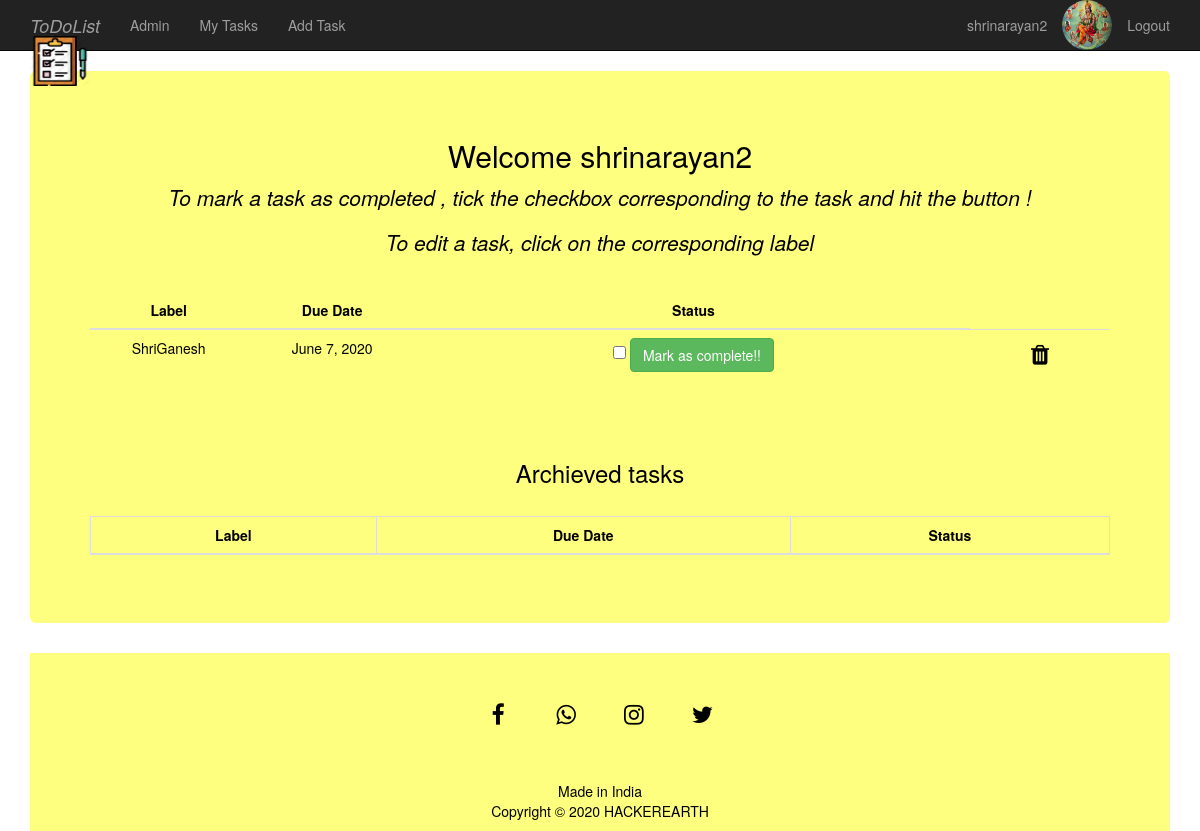
The page /taskApp/myTasks/ (signed in) on the database as committed earlier.
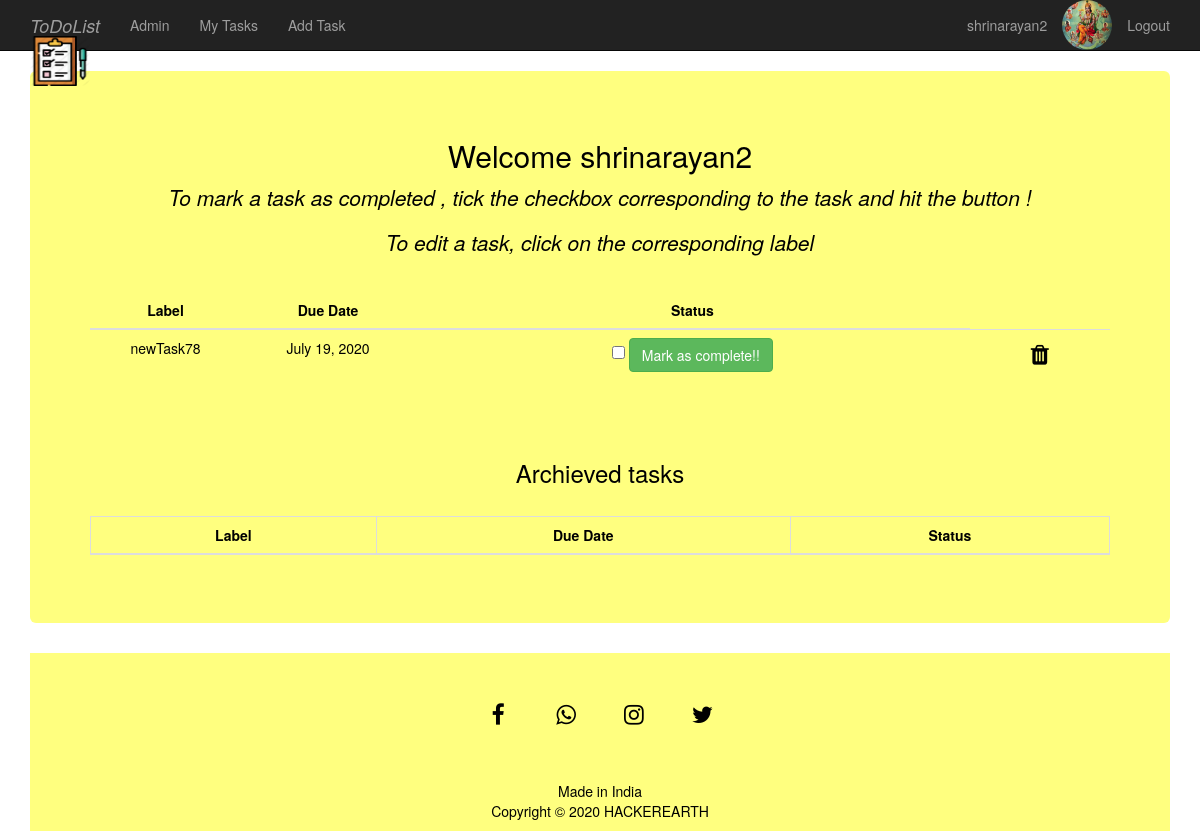
The same page on the database as committed later.
### taskApp/models.py (models this page shows, shortened)
class UserCustom(models.Model):
    user=models.OneToOneField(User,on_delete=models.CASCADE)
    profile_pic=models.ImageField(upload_to='profile_pics',blank=True)

class UserTask(models.Model):
    author = models.ForeignKey(User,on_delete=models.CASCADE)
    label=models.CharField(max_length=264)
    date=models.DateField()
    status=models.BooleanField(default=False)

### taskApp/views.py (the view)
# urls.py: path('myTasks/',views.my_task,name='myTask'),
@login_required
def my_task(request):
    task_obj=UserTask.objects.filter(author=request.user).order_by('date')
    return render(request,'taskApp/task.html',{'task_obj':task_obj,'user_key':request.user})

### templates/taskApp/task.html (shortened to what this page needs)
{% extends "taskApp/base.html" %}
{% load static %}
{% block body_block %}
<div class="jumbotron text-center">
  <h2>Welcome {{ user }}</h2>
  {% if task_obj %}
      <p><em>To mark a task as completed , tick the checkbox corresponding to the task and hit the button !</em></p>
      <p><em>To edit a task, click on the corresponding label </em></p>
      <br>
      <table class="table table-hover">
          <thead>
              <th>Label</th>
              <th>Due Date</th>
              <th>Status</th>
          </thead>
          {% for t in task_obj %}
            {% if t.status == False %}
            <tr>
                <td><a href="{% url 'taskApp:edit' t.id %}">{{ t.label }}</a></td>
                <td>{{ t.date }}</td>
                <td><form action="{%  url 'taskApp:toggle' %}" method="post">
                      <input type="checkbox" id="checkbox" name="status" value="{{t.id}}">
                      <button type="submit" value="Mark as complete" class="btn btn-success">Mark as complete!!</button>
                    </form></td>
                <td><a href="{% url 'taskApp:delete' t.id %}"<i class="fa fa-trash"></i></a></td>
            </tr>
            {% endif %}
          {% endfor %}
      </table>
      <br><br>
      <h3>Archieved tasks</h3>
      <br>
      <table class="table table-bordered">
          <thead>
              <th>Label</th>
              <th>Due Date</th>
              <th>Status</th>
          </thead>
      </table>
  {% endif %}
</div>
{% endblock %}

### templates/taskApp/base.html (shortened to what this page needs)
<!DOCTYPE html>
{% load static %}
<html lang="en" dir="ltr">
  <head>
    <link rel="stylesheet" href="https://stackpath.bootstrapcdn.com/bootstrap/3.4.1/css/bootstrap.min.css">
    <link rel="stylesheet" href="https://maxcdn.bootstrapcdn.com/font-awesome/4.7.0/css/font-awesome.min.css">
    <link rel="stylesheet" href="{% static 'css/mystyle.css' %}" >
  </head>
  <body>
    <nav class="navbar navbar-inverse navbar-static-top">
      <div class="container">
        <ul class="nav navbar-nav">
          <li><a class="navbar-brand" href="{% url 'index' %}"><em>ToDoList</em><img src={% static "images/1567073.png" %} width="60" height="50" alt="TASK_TO_DO"></a></li>
          <li><a class="navbar-link" href="{% url 'admin:index' %}">Admin</a></li>
        </ul>
        <ul class="nav navbar-nav">
          {% if user.is_authenticated %}
            <li><a class="navbar-link" href="{% url 'taskApp:myTask' %}">My Tasks</a></li>
            <li><a class="navbar-link" href="{% url 'taskApp:addTask' %}">Add Task</a></li>
        </ul>
        <ul class="nav navbar-nav navbar-right">
              <li><a class="navbar-link" href="#"> {{user}} </a></li>
              {% if user.usercustom.profile_pic and user.usercustom.profile_pic.url %}
                <li><img class="avatar" src="{{user.usercustom.profile_pic.url}}"  alt={{user}}></li>
              {% else %}
                <li><a class="navbar-link" href="#"><span class="glyphicon glyphicon-user"></span></a></li>
              {% endif %}
              <li><a class="navbar-link" href="{% url 'logout' %}">Logout</a></li>
        </ul>
        {% else %}
            <li><a class="navbar-link" href="{% url 'taskApp:register' %}">Register</a></li>
            <li><a class="navbar-link" href="{% url 'taskApp:user_login' %}">Login</a></li>
        {% endif %}
      </div>
    </nav>
    <div class="container">
      {% block body_block %}
      {% endblock %}
    <footer>
      <p>
        <a id="ftr" href="#" class="fa fa-facebook"></a>
        <a id="ftr" href="#" class="fa fa-whatsapp"></a>
        <a id="ftr" href="#" class="fa fa-instagram"></a>
        <a id="ftr" href="#" class="fa fa-twitter"></a>
      </p>
      <br>
        <div class="row">
          <div class="col-md-12 col-sm-12">
            <div style="color:#ffffff;" class="wow fadeInUp footer-copyright">
              <p>Made in India <br>Copyright &copy; 2020 HACKEREARTH </p>
            </div>
          </div>
        </div>
      </div>
  </body>
</html>

### static/css/mystyle.css (style rules this page uses)
a:link { color: black; background-color: transparent; text-decoration: none; }
body { background: url("/static/images/bgimg.png") 50% 0 no-repeat fixed; color: black; height: 650px; padding: 0 0 0 0; }
.jumbotron { background: rgba(255,255,0,0.5); }
th,h1,h2,h3,h4 { text-align: center; }
p { text-align: center; }
form { width: 300px; margin: 0 auto; }

### templates/taskApp/base.html (style rules this page uses)
.avatar { vertical-align: middle; width: 50px; height: 50px; border-radius: 50%; }
p { text-align: center; color: black; }
footer { padding: 0px 0px 0px 0px; background-color: rgba(255,255,0,0.5); margin: 0px; }
#ftr { padding: 20px; }
.fa { font-size: 23px; width: 60px; text-align: center; text-decoration: none; margin: 5px 2px; border-radius: 50%; }
.fa-facebook { background: #3B5998; color: white; margin-top: 30px; }
.fa-whatsapp { background: #25d366; color: white; }
.fa-twitter { background: #55ACEE; color: white; }
.fa-instagram { background: #125688; color: white; }

Rows that differ between the two databases and show on the page:
removed UserTask: label "ShriGanesh", date "June 7, 2020"
added UserTask: label "newTask78", date "July 19, 2020"
